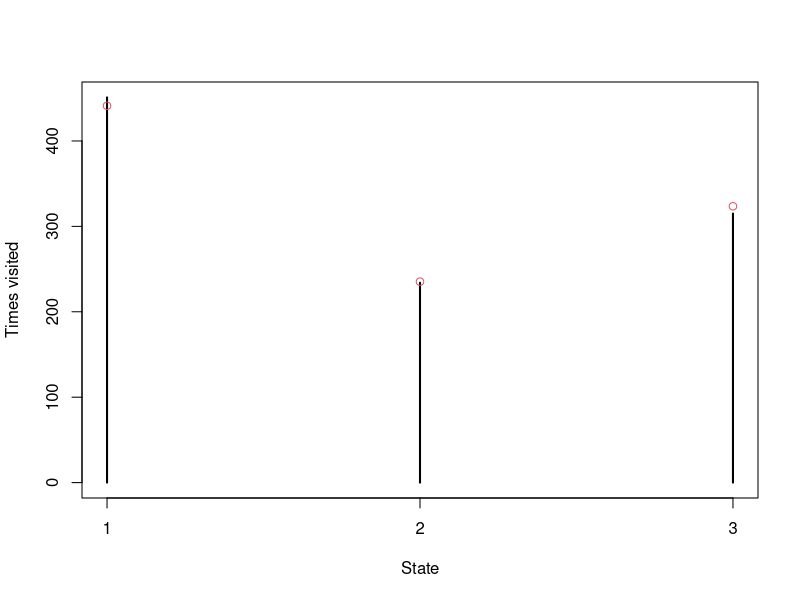

Source code (R):
# The weather example
P <- matrix( c(0.6,  0.3,  0.1,
               0.2,  0.3,  0.5,
               0.4,  0.1,  0.5  ), 
             nrow = 3, byrow = T)


Q <- matrix( c(3/5,  0,  2/5,
               1/4, 3/4, 0,
               1/4, 2/4, 1/4  ), 
             nrow = 3, byrow = T)

# Remove imaginary part if small
unIm <- function(x) {
        if (all(Im(z <- zapsmall(x))==0)) as.numeric(z) else x
}

# Extract stationary state as eigenvector of eigenvalue=1
sstate <- function(M) {
        ev<-eigen(t(M))
        if(unIm(ev$values[1]) != 1) 
                stop("First EV not 1")
        ss <- ev$vectors[,1] / sum(ev$vectors[,1])
        unIm(ss)
}

# Sample a Markov chain 
sample.markov <- function(P, n, s0=1) {
        N <- nrow(P)
        s <- s0
        ret <- s
        for (i in 2:n) {
               p <- P[s, ] 
               nx <- sample(1:N, size=1, prob=p)
               ret <- c(ret, nx)
               s <- nx
        }
        return(ret)
}

# Compute time-dependent probabilities of a Markov chain
probs.markov <- function(P, n, s0 = c(1,rep(0,nrow(P)-1))) {
        N <- nrow(P)
        s <- s0
        ret <- s
        for (i in 2:n) {
                s <- s %*% P
                ret <- rbind(ret, s)
        }
        return(ret)
}


sample.markov(P, 30)

ss <- sstate(P)

N <- 1000
sN <- sample.markov(P, N)
plot(table(sN), xlab="State", ylab="Times visited")

points(1:3, N*ss, col=2)
